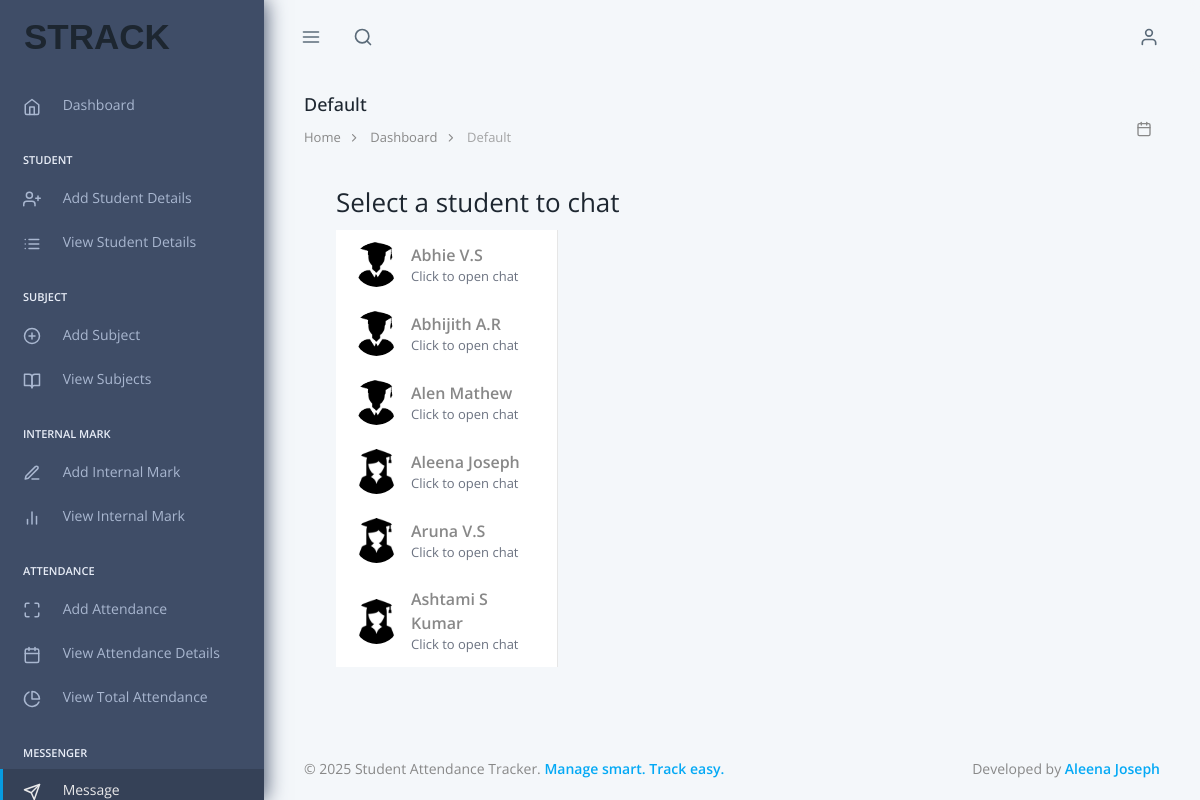
/TeacherAdmin/MessengerStudentList/, run on the app's committed database.
### TeacherApp/models.py (models this page shows, shortened)
class Studentdb(models.Model):
    Student_name=models.CharField(max_length=30,null=True,blank=True)
    Student_rollno=models.IntegerField(null=True,blank=True)
    Student_regid=models.CharField(max_length=30,null=True,blank=True)
    Student_batch=models.CharField(max_length=30,null=True,blank=True)
    Student_sem=models.CharField(max_length=30,null=True,blank=True)
    Student_duration=models.CharField(max_length=30,null=True,blank=True)
    Student_phone = models.IntegerField(null=True, blank=True)
    Student_prof=models.ImageField(upload_to="Student Profile Image",null=True,blank=True)
    Student_password=models.CharField(max_length=10,null=True,blank=True)

### TeacherApp/views.py (the view)
# urls.py: path('MessengerStudentList/', views.MessengerStudentList, name="MessengerStudentList"),
def MessengerStudentList(request):
    students = Studentdb.objects.all()
    return render(request, "MessengerStudentList.html", {"students": students})

### TeacherApp/templates/MessengerStudentList.html
{% extends "index.html" %}
{% load static %}
{% block content %}
<link rel="stylesheet" href="{% static 'chatbot/whatsapp.css' %}">
<h3 class="mb-3">Select a student to chat</h3>
<div class="chat-list">
    {% for s in students %}
    <a href="{% url 'Chatbotpage' s.id %}" class="chat-list-item">
        <img src="{{ s.Student_prof.url }}" class="avatar">
        <div class="list-info">
            <div class="name">{{ s.Student_name }}</div>
            <div class="preview">Click to open chat</div>
        </div>
    </a>
    {% endfor %}
</div>
{% endblock %}

### TeacherApp/static/chatbot/whatsapp.css (style rules this page uses)
.chat-list { width: 28%; background: #fff; border-right: 1px solid #e6e6e6; overflow-y: auto; }
.chat-list-item { display: flex; align-items: center; gap: 12px; padding: 12px 18px; cursor: pointer; transition: 0.2s; }
.chat-list .avatar { width: 45px; height: 45px; border-radius: 50%; object-fit: cover; }
.list-info .name { font-weight: 600; font-size: 16px; }
.list-info .preview { font-size: 13px; color: #6b7280; }

### data on the page
Studentdb: Student_prof (picture), Student_name "Abhie V.S"
Studentdb: Student_prof (picture), Student_name "Abhijith A.R"
Studentdb: Student_prof (picture), Student_name "Alen Mathew"
Studentdb: Student_prof (picture), Student_name "Aleena Joseph"
Studentdb: Student_prof (picture), Student_name "Aruna V.S"
Studentdb: Student_prof (picture), Student_name "Ashtami S Kumar"
